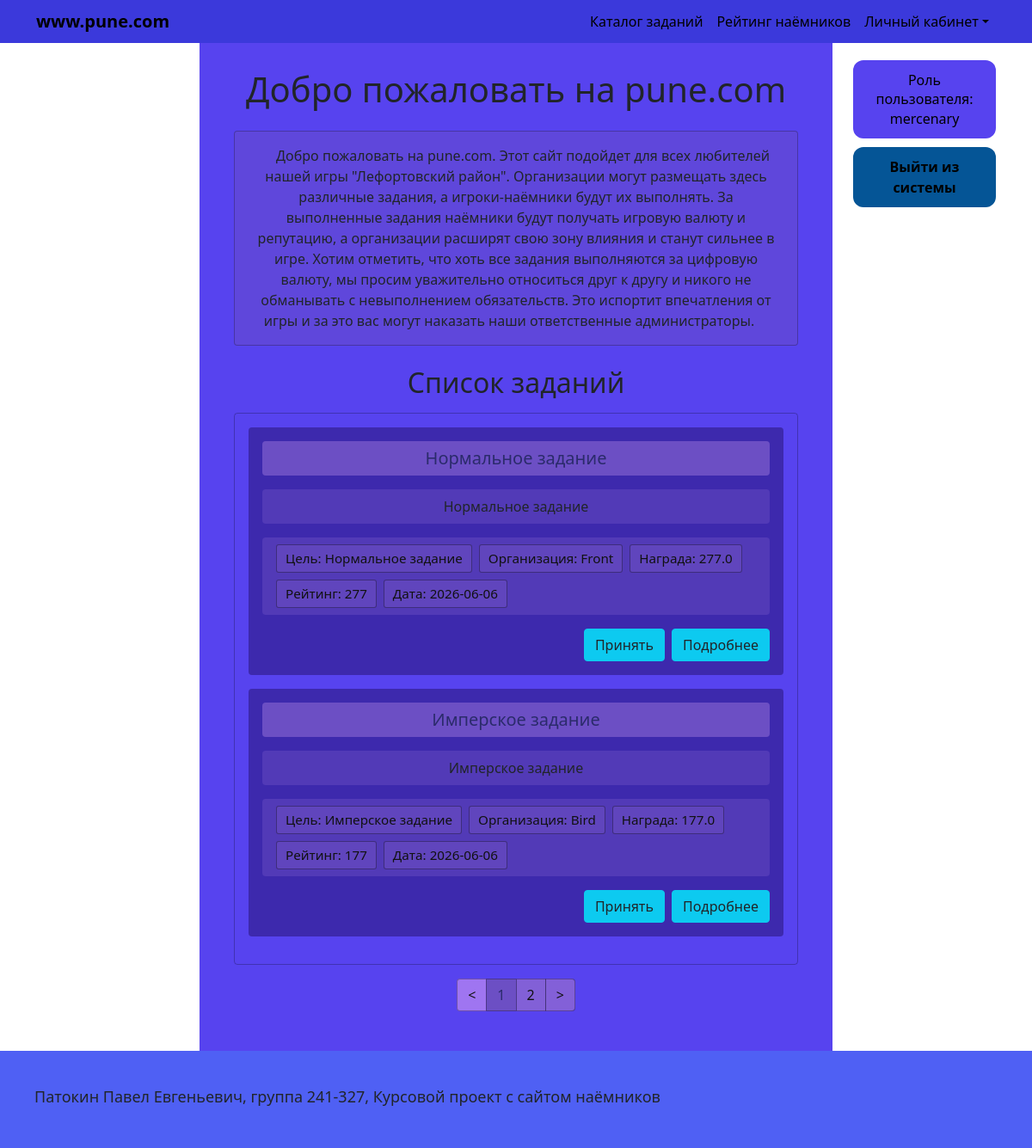
The page / (signed in) on the database its author committed.
### app/models.py (models this page shows)
class Task(db.Model):
    __tablename__ = "tasks"
    id_task = db.Column(db.Integer, primary_key=True)
    id_name_task = db.Column(db.Text, unique=True)
    short_description = db.Column(db.Text)
    full_description = db.Column(db.Text)
    purpose_task = db.Column(db.Text)
    place_task = db.Column(db.Text)
    rating_task = db.Column(db.Integer)
    reward_task = db.Column(db.Float)
    fraction = db.Column(db.Text)
    id_mercenary = db.Column(db.Integer, db.ForeignKey("mercenaries.id_mercenary"))
    status_task = db.Column(db.Text)
    start_of_task = db.Column(db.Date)
    doing_task = db.Column(db.Date)
    end_of_task = db.Column(db.Date)
    executor = db.relationship("Mercenary", back_populates="tasks")          # #12
    reports = db.relationship("Report", back_populates="task",
                              cascade="all, delete-orphan")

### app/app.py (the view)
@app.route('/')
def main_page():
    user_role = auth() # Функция, которая отображает роль, если пользователь регистрировался или не регистрировался
    page = request.args.get('page', 1, type=int)
    pagination = (Task.query.filter_by(status_task="Active").order_by(Task.rating_task.desc()).paginate(
        page=page,
        per_page=2,
        error_out=False)
    )
    tasks = pagination.items
    return render_template('main_pages/main_page.html', user_role=user_role, tasks=tasks, pagination=pagination)

### app/app.py (called while the page is built)
@login_manager.user_loader
def load_user(user_id):
    return User.query.get(int(user_id))

@app.before_request
def before_request():
    if current_user.is_authenticated:
        user_id = int(current_user.id)
    else:
        user_id = None

def auth():
    if current_user.is_authenticated:
        return current_user.role
    else:
        return "none"

### app/models.py (called while the page is built)
    @property
    def role(self):
        if self.administrator:
            return "admin"
        if self.member:
            return "member"
        if self.mercenary:
            return "mercenary"
        return None

### app/templates/main_pages/main_page.html (shortened to what this page needs)
{% extends 'base.html' %}
{% block content %}
<h1 class="text-center mb-4">Добро пожаловать на pune.com</h1>
<div class="welcome-block px-4 py-3 mb-4">
    <p class="mb-0 text-dark">
        &emsp;Добро пожаловать на pune.com.
        Этот сайт подойдет для всех любителей нашей игры "Лефортовский район".
        Организации могут размещать здесь различные задания, а игроки-наёмники будут их выполнять.
        За выполненные задания наёмники будут получать игровую валюту и репутацию, а организации расширят свою зону влияния и станут сильнее в игре.
        Хотим отметить, что хоть все задания выполняются за цифровую валюту, мы просим уважительно относиться друг к другу и никого не обманывать с невыполнением обязательств.
        Это испортит впечатления от игры и за это вас могут наказать наши ответственные администраторы.&emsp;
    </p>
</div>
<h2 class="text-center mb-3">Список заданий</h2>
<div class="tasks-panel p-3 mb-3">
    {% for task in tasks %}
    <div class="task-card mb-3 p-3">
        <div class="task-card__title px-3 py-2 mb-3">
            <h3 class="h5 mb-0">{{ task.id_name_task }}</h3>
        </div>
        <div class="task-card__desc px-3 py-2 mb-3 text-dark">
            {{ task.short_description }}
        </div>
        <div class="task-card__badges px-3 py-2 mb-3 d-flex flex-wrap gap-2">
            <span class="badge-item">Цель: {{ task.purpose_task }}</span>
            <span class="badge-item">Организация: {{ task.fraction }}</span>
            <span class="badge-item">Награда: {{ task.reward_task }}</span>
            <span class="badge-item">Рейтинг: {{ task.rating_task }}</span>
            <span class="badge-item">Дата: {{ task.start_of_task }}</span>
        </div>
        <div class="d-flex justify-content-end gap-2">
            <a class="btn btn-info text-dark"
               href="{{ url_for('task_accept', id_task=task.id_task) }}">Принять</a>
            <a class="btn btn-info text-dark"
                data-bs-toggle="modal"
                data-bs-target="#taskModal{{ task.id_task }}">Подробнее</a>
        </div>
    </div>
    {% endfor %}
</div>
<nav class="d-flex justify-content-center mb-3">
    <ul class="pagination mb-0">
        <li class="page-item {% if not pagination.has_prev %}disabled{% endif %}">
            <a class="page-link"
               href="{{ url_for('main_page', page=pagination.prev_num) if pagination.has_prev else '#' }}">&lt;</a>
        </li>
        {% for p in pagination.iter_pages() %}
            {% if p %}
                <li class="page-item {% if p == pagination.page %}active{% endif %}">
                    <a class="page-link" href="{{ url_for('main_page', page=p) }}">{{ p }}</a>
                </li>
            {% else %}
                <li class="page-item disabled"><span class="page-link">…</span></li>
            {% endif %}
        {% endfor %}
        <li class="page-item {% if not pagination.has_next %}disabled{% endif %}">
            <a class="page-link"
               href="{{ url_for('main_page', page=pagination.next_num) if pagination.has_next else '#' }}">&gt;</a>
        </li>
    </ul>
</nav>
{% endblock %}

### app/static/base.css (style rules this page uses)
:root { --header-bg: #3b39db; --link-color: #000000; --link-hover: #000000; --link-hover-zone: #262ed3; --menu-bg: #7d63e0; --menu-item: #000000; --menu-hover: #6a4fc9; --main-bg-color: #5743EF; --page-border: #642c7b; --auth-btn: #055596; --auth-btn-hover: #184072; --footer-bg: #4f60f4; }

### app/templates/main_pages/main_page.html (style rules this page uses)
.welcome-block { background: rgba(108, 79, 196, 0.45); border: 1px solid rgba(0, 0, 0, 0.25); border-radius: 4px; }
.tasks-panel { border: 1px solid rgba(0, 0, 0, 0.25); border-radius: 4px; }
.task-card { background: rgba(40, 20, 120, 0.55); border-radius: 4px; }
.task-card__title { background: #6c4fc4; border-radius: 4px; }
.task-card__title h3 { color: #2b2b6b; }
.task-card__desc, .task-card__badges { background: rgba(108, 79, 196, 0.45); border-radius: 4px; }
.badge-item { display: inline-block; background: rgba(108, 79, 196, 0.55); border: 1px solid rgba(0, 0, 0, 0.35); border-radius: 3px; padding: 4px 10px; color: #111; font-size: 0.95rem; }
.pagination { background-color: #9F75F1; color: #111; border-color: rgba(0, 0, 0, 0.3); border-radius: 5px; }
.pagination .page-item.disabled .page-link { background-color: #9F75F1; color: #111; border-color: rgba(0, 0, 0, 0.3); }
.pagination .page-link { color: #111; background: rgba(108, 79, 196, 0.55); border-color: rgba(0, 0, 0, 0.3); }
.pagination .page-item.active .page-link { background: #6c4fc4; border-color: rgba(0, 0, 0, 0.3); color: #2b2b6b; }

### rows shown on the page
Task: id_name_task "Нормальное задание", short_description "Нормальное задание", purpose_task "Нормальное задание", fraction "Front", reward_task "277.0", rating_task "277", start_of_task "2026-06-06"
Task: id_name_task "Имперское задание", short_description "Имперское задание", purpose_task "Имперское задание", fraction "Bird", reward_task "177.0", rating_task "177", start_of_task "2026-06-06"

### other values the page prints
{{ p }} "1" "2"
{{ user_role }} "mercenary"
